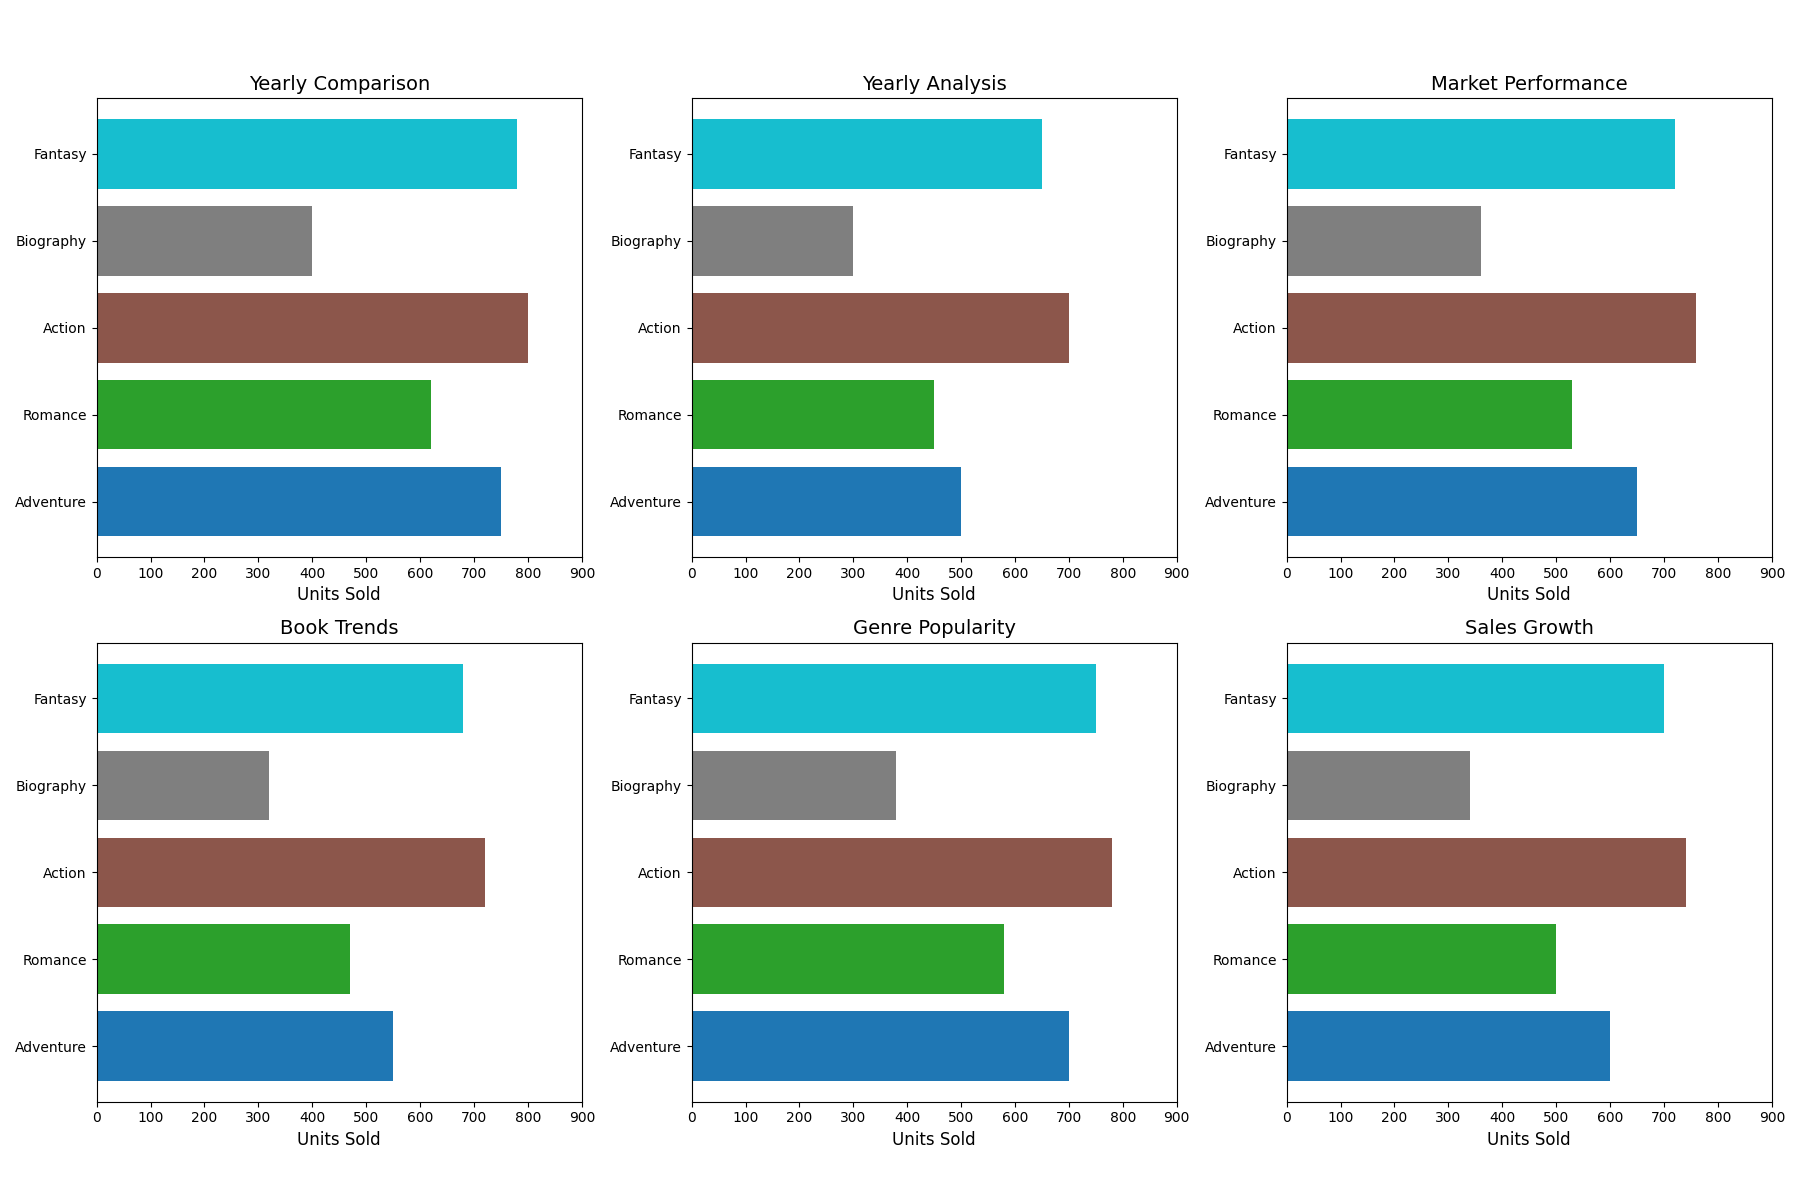

This chart was generated by the following Python code:
import matplotlib.pyplot as plt
import numpy as np

genres = ['Adventure', 'Romance', 'Action', 'Biography', 'Fantasy']
years = [2015, 2016, 2017, 2018, 2019, 2020]

sales_data = {
    'Adventure': [500, 550, 600, 650, 700, 750],
    'Romance': [450, 470, 500, 530, 580, 620],
    'Action': [700, 720, 740, 760, 780, 800],
    'Biography': [300, 320, 340, 360, 380, 400],
    'Fantasy': [650, 680, 700, 720, 750, 780]
}

color_map = plt.cm.get_cmap('tab10', len(genres))

fig, ax = plt.subplots(nrows=2, ncols=3, figsize=(18, 12))
ax = ax.flatten()

custom_titles = ['Yearly Analysis', 'Book Trends', 'Sales Growth', 'Market Performance', 'Genre Popularity', 'Yearly Comparison']

# Rearrange the subplots indices based on the new desired positions
desired_order = [5, 0, 3, 1, 4, 2]

for plot_index, year_index in enumerate(desired_order):
    bars = ax[plot_index].barh(genres, [sales_data[genre][year_index] for genre in genres], color=[color_map(j) for j in range(len(genres))])
    ax[plot_index].set_xlim(0, max(max(sales) for sales in sales_data.values()) + 100)
    ax[plot_index].set_xlabel("Units Sold", fontsize=12)
    ax[plot_index].set_title(custom_titles[year_index], fontsize=14)

plt.tight_layout(rect=[0, 0.03, 1, 0.95])

plt.show()
